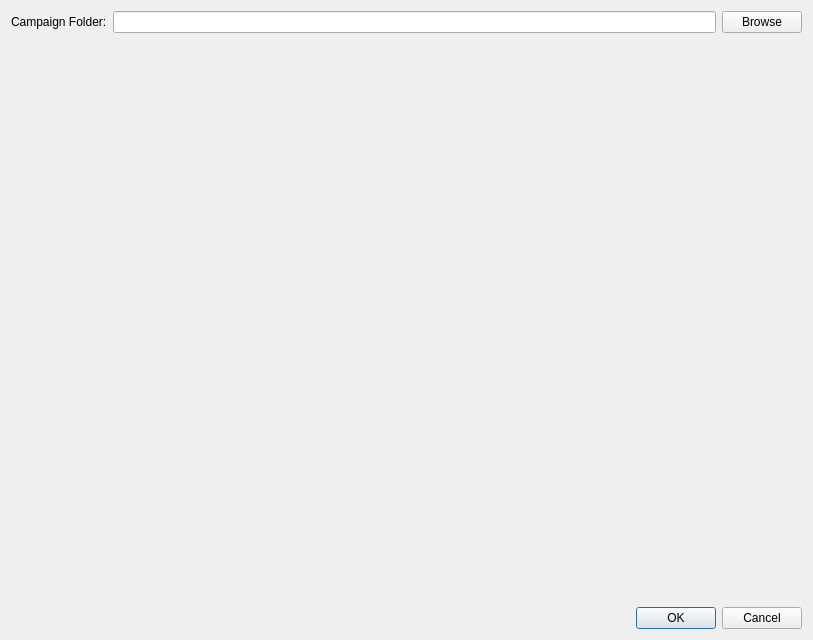
<?xml version="1.0" encoding="UTF-8"?>
<ui version="4.0">
 <class>SettingsDialog</class>
 <widget class="QDialog" name="SettingsDialog">
  <property name="geometry">
   <rect>
    <x>0</x>
    <y>0</y>
    <width>813</width>
    <height>640</height>
   </rect>
  </property>
  <property name="minimumSize">
   <size>
    <width>300</width>
    <height>300</height>
   </size>
  </property>
  <property name="windowTitle">
   <string>Dialog</string>
  </property>
  <layout class="QVBoxLayout" name="verticalLayout">
   <item>
    <layout class="QFormLayout" name="formLayout">
     <item row="0" column="0">
      <widget class="QLabel" name="label">
       <property name="text">
        <string>Campaign Folder:</string>
       </property>
      </widget>
     </item>
     <item row="0" column="1">
      <layout class="QHBoxLayout" name="horizontalLayout">
       <item>
        <widget class="QLineEdit" name="pathEdit">
         <property name="sizePolicy">
          <sizepolicy hsizetype="Expanding" vsizetype="Fixed">
           <horstretch>0</horstretch>
           <verstretch>0</verstretch>
          </sizepolicy>
         </property>
        </widget>
       </item>
       <item>
        <widget class="QPushButton" name="browseBtn">
         <property name="text">
          <string>Browse</string>
         </property>
        </widget>
       </item>
      </layout>
     </item>
    </layout>
   </item>
   <item>
    <widget class="QDialogButtonBox" name="buttonBox">
     <property name="orientation">
      <enum>Qt::Orientation::Horizontal</enum>
     </property>
     <property name="standardButtons">
      <set>QDialogButtonBox::StandardButton::Cancel|QDialogButtonBox::StandardButton::Ok</set>
     </property>
    </widget>
   </item>
  </layout>
 </widget>
 <resources/>
 <connections>
  <connection>
   <sender>buttonBox</sender>
   <signal>accepted()</signal>
   <receiver>SettingsDialog</receiver>
   <slot>accept()</slot>
   <hints>
    <hint type="sourcelabel">
     <x>248</x>
     <y>254</y>
    </hint>
    <hint type="destinationlabel">
     <x>157</x>
     <y>274</y>
    </hint>
   </hints>
  </connection>
  <connection>
   <sender>buttonBox</sender>
   <signal>rejected()</signal>
   <receiver>SettingsDialog</receiver>
   <slot>reject()</slot>
   <hints>
    <hint type="sourcelabel">
     <x>316</x>
     <y>260</y>
    </hint>
    <hint type="destinationlabel">
     <x>286</x>
     <y>274</y>
    </hint>
   </hints>
  </connection>
 </connections>
</ui>
